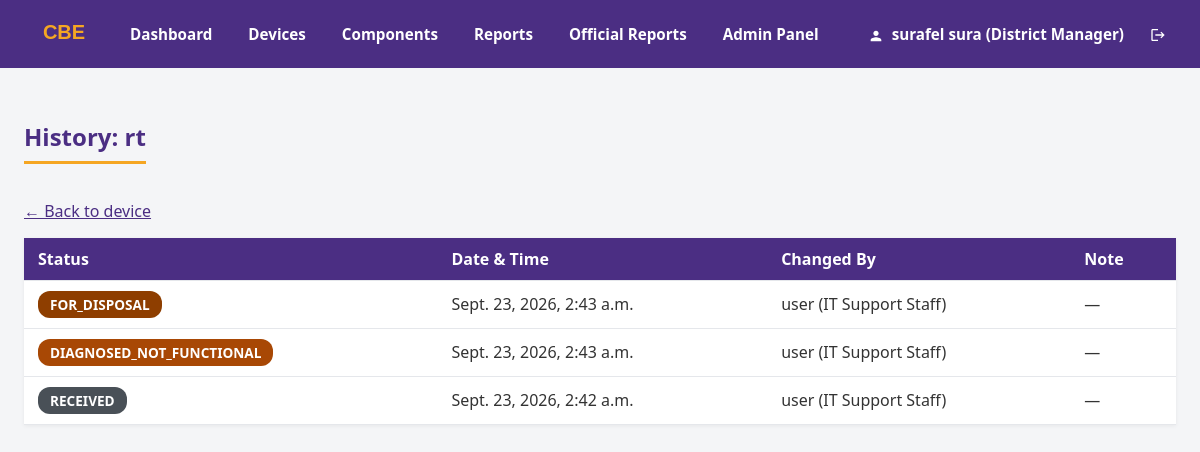
Page /devices/6/history/ (signed in) on the committed database.
### accounts/models.py (models this page shows)
class User(AbstractUser):
    class Role(models.TextChoices):
        IT_STAFF = "IT_STAFF", "IT Support Staff"
        MANAGER = "MANAGER", "District Manager"
    role = models.CharField(
        max_length=20,
        choices=Role.choices,
        default=Role.IT_STAFF,
    )
    def __str__(self):
        return f"{self.get_full_name() or self.username} ({self.get_role_display()})"

### inventory/models.py (models this page shows, shortened)
class Device(models.Model):
    class DeviceType(models.TextChoices):
        PC = "PC", "PC"
        MONITOR = "MONITOR", "Monitor"
        SCANNER = "SCANNER", "Scanner"
        PRINTER = "PRINTER", "Printer"
        OTHER = "OTHER", "Other"
    class Status(models.TextChoices):
        RECEIVED = "RECEIVED", "Received"
        DIAGNOSED_FUNCTIONAL = "DIAGNOSED_FUNCTIONAL", "Diagnosed — Functional"
        DIAGNOSED_NOT_FUNCTIONAL = "DIAGNOSED_NOT_FUNCTIONAL", "Diagnosed — Not Functional"
        REPAIRED = "REPAIRED", "Repaired"
        RETURNED_TO_BRANCH = "RETURNED_TO_BRANCH", "Returned to Branch"
        FOR_DISPOSAL = "FOR_DISPOSAL", "For Disposal"
        DISPOSED = "DISPOSED", "Disposed"
    serial_number = models.CharField(max_length=100, unique=True)
    tag_number = models.CharField(max_length=100, blank=True)
    device_type = models.CharField(max_length=20, choices=DeviceType.choices)
    model = models.CharField(max_length=100, blank=True)
    status = models.CharField(max_length=30, choices=Status.choices, default=Status.RECEIVED)
    condition_notes = models.TextField(blank=True)
    date_received = models.DateField(auto_now_add=True)
    branch = models.ForeignKey(Branch, on_delete=models.PROTECT, related_name="devices")
    assigned_to = models.ForeignKey(Employee, on_delete=models.SET_NULL, null=True, blank=True, related_name="assigned_devices")
    logged_by = models.ForeignKey(settings.AUTH_USER_MODEL, on_delete=models.PROTECT, related_name="logged_devices")
    history = HistoricalRecords()

class StatusHistory(models.Model):
    device = models.ForeignKey(Device, on_delete=models.CASCADE, related_name="status_history")
    branch = models.ForeignKey(Branch, on_delete=models.PROTECT, related_name="status_history", null=True)
    from_status = models.CharField(max_length=30, blank=True)
    to_status = models.CharField(max_length=30)
    changed_by = models.ForeignKey(settings.AUTH_USER_MODEL, on_delete=models.PROTECT)
    timestamp = models.DateTimeField(auto_now_add=True)
    note = models.TextField(blank=True)
    class Meta:
        verbose_name_plural = "Status history"
        ordering = ["-timestamp"]

### inventory/views.py (the view)
# urls.py: path("<int:pk>/history/", views.device_history, name="device_history"),
@login_required
def device_history(request, pk):
    device = get_object_or_404(
        Device.objects.prefetch_related("status_history__changed_by"),
        pk=pk,
    )
    return render(request, "inventory/device_history.html", {"device": device})

### inventory/templates/inventory/device_history.html
{% extends "base.html" %}
{% block content %}
<h2>History: {{ device.serial_number }}</h2>
<p><a href="{% url 'device_detail' device.pk %}">&larr; Back to device</a></p>
<table>
    <tr>
        <th>Status</th><th>Date &amp; Time</th><th>Changed By</th><th>Note</th>
    </tr>
    {% for entry in device.status_history.all %}
    <tr>
        <td><span class="status-badge status-{{ entry.to_status|lower }}">{{ entry.to_status }}</span></td>
        <td>{{ entry.timestamp }}</td>
        <td>{{ entry.changed_by }}</td>
        <td>{% if entry.note %}"{{ entry.note }}"{% else %}—{% endif %}</td>
    </tr>
    {% empty %}
    <tr><td colspan="4">No history yet.</td></tr>
    {% endfor %}
</table>
{% endblock %}

### templates/base.html (shortened to what this page needs)
{% load static %}
<!doctype html>
<html lang="en">
<head>
  <link rel="stylesheet" href="{% static 'css/style.css' %}?v=5">
</head>
<body>
  <nav>
    <div class="nav-container">
      <div class="nav-left">
        <img src="{% static 'img/logo.svg' %}" alt="CBE Logo" style="height: 40px; object-fit: contain;">
        {% if user.is_authenticated %}
        <a href="{% url 'dashboard' %}">Dashboard</a>
        <a href="{% url 'device_list' %}">Devices</a>
        <a href="{% url 'component_list' %}">Components</a>
        <a href="{% url 'dynamic_report' %}">Reports</a>
        <a href="{% url 'report_list' %}">Official Reports</a>
        {% if user.is_staff %}
        <a href="{% url 'admin:index' %}">Admin Panel</a>
        {% endif %}
        {% endif %}
      </div>
      <div class="nav-right">
        {% if user.is_authenticated %}
        <span>
          <svg class="icon" style="width:16px;height:16px;vertical-align:middle;margin-right:4px;" viewBox="0 0 24 24">
            <path
              d="M12 12c2.21 0 4-1.79 4-4s-1.79-4-4-4-4 1.79-4 4 1.79 4 4 4zm0 2c-2.67 0-8 1.34-8 4v2h16v-2c0-2.66-5.33-4-8-4z" />
          </svg>
          {{ user.get_full_name|default:user.username }} ({{ user.get_role_display }})
        </span>
        <form method="post" action="{% url 'logout' %}" class="logout-form">
          <button type="submit" title="Logout">
            <svg class="icon" style="width:16px;height:16px;vertical-align:middle;" viewBox="0 0 24 24">
              <path
                d="M17 7l-1.41 1.41L18.17 11H8v2h10.17l-2.58 2.58L17 17l5-5zM4 5h8V3H4c-1.1 0-2 .9-2 2v14c0 1.1.9 2 2 2h8v-2H4V5z" />
            </svg>
          </button>
        </form>
        {% endif %}
      </div>
    </div>
  </nav>
  <div class="page">
    {% block content %}{% endblock %}
  </div>
</body>
</html>

### static/css/style.css (style rules this page uses)
:root { --cbe-purple: #4b2e83; --cbe-purple-dark: #35205c; --cbe-gold: #f5a623; --bg: #f4f5f7; --text: #333333; --text-muted: #6b7280; --border: #e5e7eb; --status-green: #10b981; --status-amber: #f59e0b; --status-red: #ef4444; --status-blue: #3b82f6; --status-gray: #6b7280; }
* { box-sizing: border-box; }
body { margin: 0; font-family: "Segoe UI", Arial, sans-serif; background: var(--bg); color: var(--text); }
nav { background: var(--cbe-purple); color: white; padding: 14px 24px; display: flex; align-items: center; gap: 16px; font-size: 0.95rem; }
nav a { color: white; text-decoration: none; font-weight: 600; padding: 6px 10px; border-radius: 4px; }
nav span { font-weight: 600; }
.page { max-width: 1400px; margin: 0 auto; padding: 32px 24px; }
h2 { color: var(--cbe-purple); border-bottom: 3px solid var(--cbe-gold); padding-bottom: 8px; display: inline-block; }
table { width: 100%; border-collapse: collapse; background: white; margin: 16px 0; box-shadow: 0 1px 4px rgba(0, 0, 0, 0.06); }
th, td { text-align: left; padding: 10px 14px; border-bottom: 1px solid var(--border); }
th { background: var(--cbe-purple); color: white; }
a { color: var(--cbe-purple); }
form { background: white; padding: 20px; border-radius: 6px; box-shadow: 0 1px 4px rgba(0, 0, 0, 0.06); max-width: 500px; margin: 16px 0; }
button, input[type="submit"] { background: var(--cbe-gold); color: var(--cbe-purple-dark); border: none; padding: 10px 20px; border-radius: 4px; font-weight: 700; cursor: pointer; margin-top: 8px; }
.logout-form { display: inline; margin: 0; padding: 0; background: none; box-shadow: none; }
.logout-form button { background: none; color: white; border: none; font-weight: 700; padding: 6px 10px; cursor: pointer; font-size: 0.95rem; margin: 0; }
.status-badge { display: inline-block; padding: 4px 12px; border-radius: 12px; font-size: 0.85rem; font-weight: 700; color: white; background: var(--cbe-purple); }
.status-received { background: #495057; }
.status-diagnosed_not_functional { background: #a84805; }
.status-for_disposal { background: #8e3e00; }
.nav-container { max-width: 1400px; margin: 0 auto; display: flex; justify-content: space-between; width: 100%; }
.nav-left, .nav-right { display: flex; align-items: center; gap: 16px; flex-wrap: wrap; }
.icon { fill: currentColor; display: inline-block; }

### rows in the picture
User: get_full_name "surafel sura", role "District Manager"
Device: serial_number "rt"
StatusHistory: to_status "FOR_DISPOSAL", timestamp "Sept. 23, 2026, 2:43 a.m.", changed_by "user (IT Support Staff)"
StatusHistory: to_status "DIAGNOSED_NOT_FUNCTIONAL", timestamp "Sept. 23, 2026, 2:43 a.m.", changed_by "user (IT Support Staff)"
StatusHistory: to_status "RECEIVED", timestamp "Sept. 23, 2026, 2:42 a.m.", changed_by "user (IT Support Staff)"
